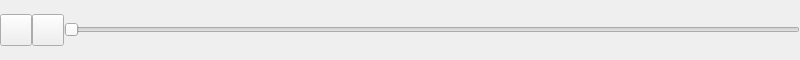
<?xml version="1.0" encoding="UTF-8"?>
<ui version="4.0">
 <class>RendPlayerClass</class>
 <widget class="QWidget" name="RendPlayerClass">
  <property name="geometry">
   <rect>
    <x>0</x>
    <y>0</y>
    <width>800</width>
    <height>60</height>
   </rect>
  </property>
  <property name="minimumSize">
   <size>
    <width>800</width>
    <height>60</height>
   </size>
  </property>
  <property name="maximumSize">
   <size>
    <width>800</width>
    <height>60</height>
   </size>
  </property>
  <property name="windowTitle">
   <string>RendPlayer</string>
  </property>
  <property name="styleSheet">
   <string notr="true">#btnPlayer{
border-image:url(:/image/player/player_play.png);
}
#btnPlayer:checked{
border-image:url(:/image/player/player_pause.png);
}
#btnStop{
border-image:url(:/image/player/player_stop.png);
}</string>
  </property>
  <layout class="QHBoxLayout" name="horizontalLayout">
   <property name="spacing">
    <number>0</number>
   </property>
   <property name="leftMargin">
    <number>0</number>
   </property>
   <property name="topMargin">
    <number>0</number>
   </property>
   <property name="rightMargin">
    <number>0</number>
   </property>
   <property name="bottomMargin">
    <number>0</number>
   </property>
   <item>
    <widget class="QPushButton" name="btnPlayer">
     <property name="minimumSize">
      <size>
       <width>32</width>
       <height>32</height>
      </size>
     </property>
     <property name="maximumSize">
      <size>
       <width>32</width>
       <height>32</height>
      </size>
     </property>
     <property name="text">
      <string/>
     </property>
     <property name="checkable">
      <bool>true</bool>
     </property>
    </widget>
   </item>
   <item>
    <widget class="QPushButton" name="btnStop">
     <property name="minimumSize">
      <size>
       <width>32</width>
       <height>32</height>
      </size>
     </property>
     <property name="maximumSize">
      <size>
       <width>32</width>
       <height>32</height>
      </size>
     </property>
     <property name="text">
      <string/>
     </property>
    </widget>
   </item>
   <item>
    <widget class="QSlider" name="hSliderTimestamp">
     <property name="orientation">
      <enum>Qt::Horizontal</enum>
     </property>
    </widget>
   </item>
  </layout>
 </widget>
 <layoutdefault spacing="6" margin="11"/>
 <resources>
  <include location="../SensorViz3D.qrc"/>
 </resources>
 <connections/>
</ui>
